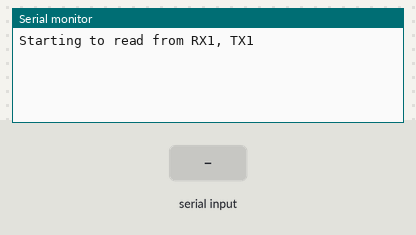
A sketch run on a simulated Arduino Mega 2560, built with avr-gcc and run on an emulated ATmega2560. On the bench: the last lines printed to the serial monitor. The inputs (shaded band) are chosen by the test bench.

Above: at 1.2 s.
1.3 s: "1" received over the second serial link
At 3.5 s:
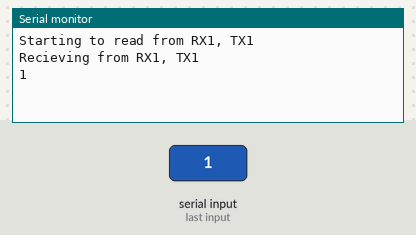
3.8 s: "0" received over the second serial link
At 4.6 s:
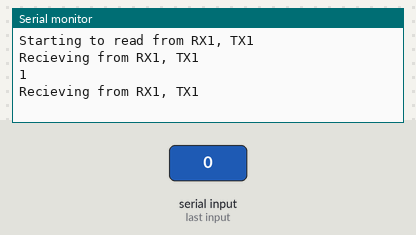
5.3 s: "2" received over the second serial link
At 7.7 s:
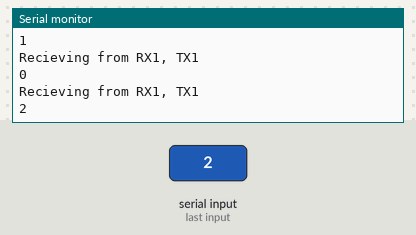

Measured:
- after the input at 1.3 s, the serial monitor: prints a new line at once (image 1)
- after the input at 5.3 s, the serial monitor: prints a new line after 1.0 s (image 3)

The sketch:

rs232_test.ino
```cpp
void setup() {
  Serial.begin(9600);
  Serial1.begin(9600);
  Serial.println("Starting to read from RX1, TX1");
}

void loop() {
  if(Serial1.available()){
    Serial.println("Recieving from RX1, TX1");
    String message = Serial1.readString();
    Serial.println(message);
  }
}
```
